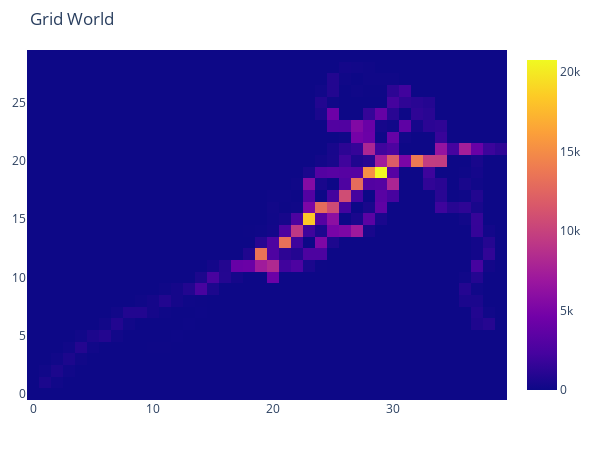

The cell this chart's notebook holds for it:
### Markdown cell above
### Tracks

### Code cell
world.ShowGridWorld_Count()

### Figure 1 — Plotly figure (JSON) as saved in the notebook; plotly's stock layout.template omitted (floating-point values rounded to 4 significant figures; data arrays with more than 128 entries replaced by an {"elided": "..."} marker saying what was removed)
{"data": [{"type": "heatmap", "z": {"elided": "30x40 int values"}}], "layout": {"autosize": false, "height": 450, "margin": {"b": 50, "l": 20, "r": 20, "t": 50}, "title": {"text": "Grid World"}, "width": 600}}
